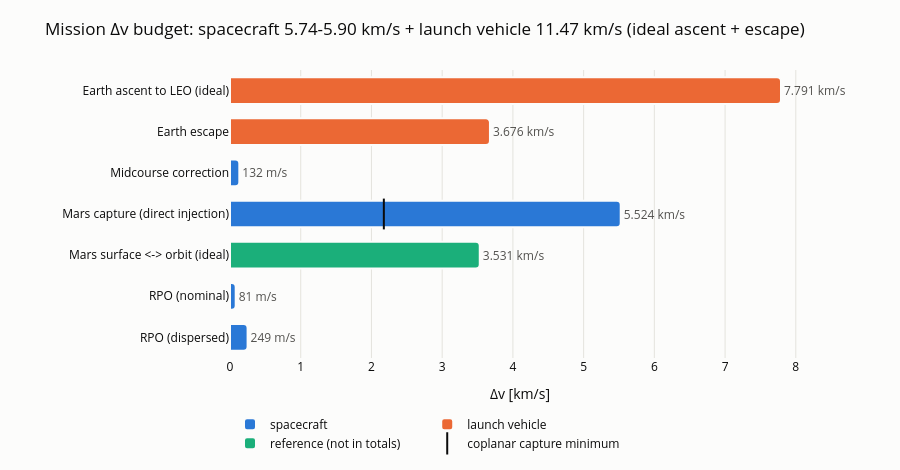

This figure's notebook cell:
### Markdown cell above
## Δv chart
One bar per maneuver, colored by vehicle; RPO shown for both cases. The tick on the capture bar marks the coplanar minimum.

### Code cell
# Reference palette: categorical slots 1-3, in fixed order
VEHICLE_COLOR = {"spacecraft": "#2a78d6", "launch vehicle": "#eb6834", "reference": "#1baf7a"}
VEHICLE_LABEL = {"spacecraft": "spacecraft", "launch vehicle": "launch vehicle", "reference": "reference (not in totals)"}
INK, INK_2, SURFACE, GRID = "#0b0b0b", "#52514e", "#fcfcfb", "#e4e3dd"

bars = [r for r in budget if r["maneuver"] != "RPO"] + reference + [
    {"maneuver": f"RPO ({c})", "vehicle": "spacecraft", "dv": {c2: next(r for r in budget if r["maneuver"] == "RPO")["dv"][c] for c2 in CASES}}
    for c in CASES
]
labels = [b["maneuver"] for b in bars][::-1]  # first maneuver on top
values_km = [b["dv"][CASES[0]] * M_TO_KM for b in bars][::-1]
vehicles = [b["vehicle"] for b in bars][::-1]

fig_budget = go.Figure()
for vehicle, color in VEHICLE_COLOR.items():
    idx = [i for i, v in enumerate(vehicles) if v == vehicle]
    fig_budget.add_bar(
        y=[labels[i] for i in idx],
        x=[values_km[i] for i in idx],
        orientation="h",
        name=VEHICLE_LABEL[vehicle],
        marker={"color": color, "line": {"color": SURFACE, "width": 2}, "cornerradius": 4},
        text=[f"{values_km[i]:.3f} km/s" if values_km[i] >= 1 else f"{values_km[i] * KM_TO_M:.0f} m/s" for i in idx],
        textposition="outside",
        textfont={"color": INK_2, "size": 12},
        hovertemplate="%{y}<br>%{x:.3f} km/s<extra>" + VEHICLE_LABEL[vehicle] + "</extra>",
        cliponaxis=False,
    )
cap_label = "Mars capture (direct injection)"
fig_budget.add_scatter(
    x=[DV_COPLANAR_MIN * M_TO_KM],
    y=[cap_label],
    mode="markers",
    name="coplanar capture minimum",
    marker={"symbol": "line-ns", "size": 22, "line": {"width": 2, "color": INK}},
    hovertemplate=f"coplanar minimum<br>{DV_COPLANAR_MIN * M_TO_KM:.3f} km/s<extra></extra>",
)
sc = {c: sum(r["dv"][c] for r in budget if r["vehicle"] == "spacecraft") for c in CASES}
lv = sum(r["dv"][CASES[0]] for r in budget if r["vehicle"] == "launch vehicle")
fig_budget.update_layout(
    title=(
        f"Mission Δv budget: spacecraft {sc[CASES[0]] * M_TO_KM:.2f}-{sc[CASES[-1]] * M_TO_KM:.2f} km/s "
        f"+ launch vehicle {lv * M_TO_KM:.2f} km/s (ideal ascent + escape)"
    ),
    template="plotly_white",
    paper_bgcolor=SURFACE,
    plot_bgcolor=SURFACE,
    font={"color": INK},
    barmode="overlay",
    bargap=0.35,
    height=470,
    margin={"l": 230, "r": 90, "t": 70, "b": 50},
    legend={"orientation": "h", "y": -0.18, "x": 0},
    xaxis={"title": "Δv [km/s]", "gridcolor": GRID, "zeroline": False, "rangemode": "tozero"},
    yaxis={"categoryorder": "array", "categoryarray": labels},
)
fig_budget.show()

### Figure 1 — Plotly figure (JSON) as saved in the notebook; plotly's stock layout.template omitted (floating-point values rounded to 4 significant figures)
{"data": [{"cliponaxis": false, "hovertemplate": "%{y}<br>%{x:.3f} km/s<extra>spacecraft</extra>", "marker": {"color": "#2a78d6", "cornerradius": 4, "line": {"color": "#fcfcfb", "width": 2}}, "name": "spacecraft", "orientation": "h", "text": ["249 m/s", "81 m/s", "5.524 km/s", "132 m/s"], "textfont": {"color": "#52514e", "size": 12}, "textposition": "outside", "type": "bar", "x": [0.2487, 0.08057, 5.524, 0.1318], "y": ["RPO (dispersed)", "RPO (nominal)", "Mars capture (direct injection)", "Midcourse correction"]}, {"cliponaxis": false, "hovertemplate": "%{y}<br>%{x:.3f} km/s<extra>launch vehicle</extra>", "marker": {"color": "#eb6834", "cornerradius": 4, "line": {"color": "#fcfcfb", "width": 2}}, "name": "launch vehicle", "orientation": "h", "text": ["3.676 km/s", "7.791 km/s"], "textfont": {"color": "#52514e", "size": 12}, "textposition": "outside", "type": "bar", "x": [3.676, 7.791], "y": ["Earth escape", "Earth ascent to LEO (ideal)"]}, {"cliponaxis": false, "hovertemplate": "%{y}<br>%{x:.3f} km/s<extra>reference (not in totals)</extra>", "marker": {"color": "#1baf7a", "cornerradius": 4, "line": {"color": "#fcfcfb", "width": 2}}, "name": "reference (not in totals)", "orientation": "h", "text": ["3.531 km/s"], "textfont": {"color": "#52514e", "size": 12}, "textposition": "outside", "type": "bar", "x": [3.531], "y": ["Mars surface <-> orbit (ideal)"]}, {"hovertemplate": "coplanar minimum<br>2.175 km/s<extra></extra>", "marker": {"line": {"color": "#0b0b0b", "width": 2}, "size": 22, "symbol": "line-ns"}, "mode": "markers", "name": "coplanar capture minimum", "type": "scatter", "x": [2.175], "y": ["Mars capture (direct injection)"]}], "layout": {"bargap": 0.35, "barmode": "overlay", "font": {"color": "#0b0b0b"}, "height": 470, "legend": {"orientation": "h", "x": 0, "y": -0.18}, "margin": {"b": 50, "l": 230, "r": 90, "t": 70}, "paper_bgcolor": "#fcfcfb", "plot_bgcolor": "#fcfcfb", "title": {"text": "Mission Δv budget: spacecraft 5.74-5.90 km/s + launch vehicle 11.47 km/s (ideal ascent + escape)"}, "xaxis": {"gridcolor": "#e4e3dd", "rangemode": "tozero", "title": {"text": "Δv [km/s]"}, "zeroline": false}, "yaxis": {"categoryarray": ["RPO (dispersed)", "RPO (nominal)", "Mars surface <-> orbit (ideal)", "Mars capture (direct injection)", "Midcourse correction", "Earth escape", "Earth ascent to LEO (ideal)"], "categoryorder": "array"}}}
